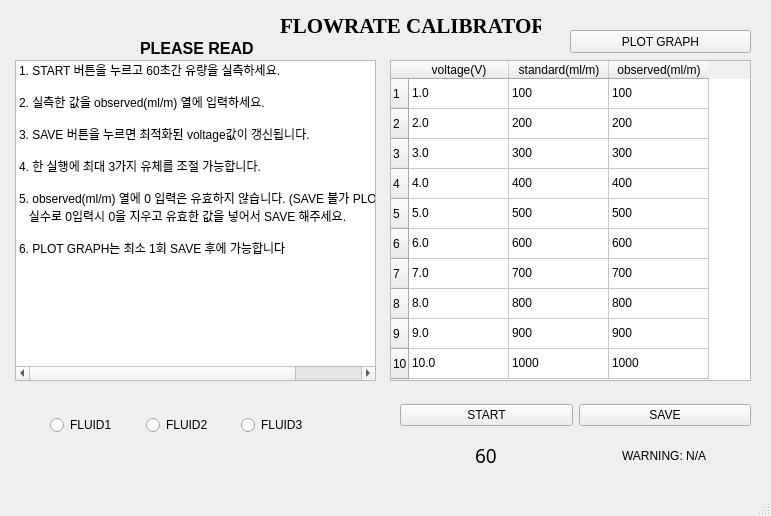
<?xml version="1.0" encoding="UTF-8"?>
<ui version="4.0">
 <class>MainWindow</class>
 <widget class="QMainWindow" name="MainWindow">
  <property name="geometry">
   <rect>
    <x>0</x>
    <y>0</y>
    <width>771</width>
    <height>516</height>
   </rect>
  </property>
  <property name="windowTitle">
   <string>MainWindow</string>
  </property>
  <widget class="QWidget" name="centralwidget">
   <widget class="QTableWidget" name="LUT">
    <property name="geometry">
     <rect>
      <x>390</x>
      <y>60</y>
      <width>361</width>
      <height>321</height>
     </rect>
    </property>
    <row>
     <property name="text">
      <string>1</string>
     </property>
    </row>
    <row>
     <property name="text">
      <string>2</string>
     </property>
    </row>
    <row>
     <property name="text">
      <string>3</string>
     </property>
    </row>
    <row>
     <property name="text">
      <string>4</string>
     </property>
    </row>
    <row>
     <property name="text">
      <string>5</string>
     </property>
    </row>
    <row>
     <property name="text">
      <string>6</string>
     </property>
    </row>
    <row>
     <property name="text">
      <string>7</string>
     </property>
    </row>
    <row>
     <property name="text">
      <string>8</string>
     </property>
    </row>
    <row>
     <property name="text">
      <string>9</string>
     </property>
    </row>
    <row>
     <property name="text">
      <string>10</string>
     </property>
    </row>
    <column>
     <property name="text">
      <string>voltage(V)</string>
     </property>
     <property name="textAlignment">
      <set>AlignCenter</set>
     </property>
    </column>
    <column>
     <property name="text">
      <string>standard(ml/m)</string>
     </property>
     <property name="textAlignment">
      <set>AlignCenter</set>
     </property>
    </column>
    <column>
     <property name="text">
      <string>observed(ml/m)</string>
     </property>
     <property name="textAlignment">
      <set>AlignCenter</set>
     </property>
    </column>
    <item row="0" column="0">
     <property name="text">
      <string>1.0</string>
     </property>
     <property name="textAlignment">
      <set>AlignLeading|AlignVCenter</set>
     </property>
    </item>
    <item row="0" column="1">
     <property name="text">
      <string>100</string>
     </property>
    </item>
    <item row="0" column="2">
     <property name="text">
      <string>100</string>
     </property>
    </item>
    <item row="1" column="0">
     <property name="text">
      <string>2.0</string>
     </property>
     <property name="textAlignment">
      <set>AlignLeading|AlignVCenter</set>
     </property>
    </item>
    <item row="1" column="1">
     <property name="text">
      <string>200</string>
     </property>
    </item>
    <item row="1" column="2">
     <property name="text">
      <string>200</string>
     </property>
    </item>
    <item row="2" column="0">
     <property name="text">
      <string>3.0</string>
     </property>
     <property name="textAlignment">
      <set>AlignLeading|AlignVCenter</set>
     </property>
    </item>
    <item row="2" column="1">
     <property name="text">
      <string>300</string>
     </property>
    </item>
    <item row="2" column="2">
     <property name="text">
      <string>300</string>
     </property>
    </item>
    <item row="3" column="0">
     <property name="text">
      <string>4.0</string>
     </property>
     <property name="textAlignment">
      <set>AlignLeading|AlignVCenter</set>
     </property>
    </item>
    <item row="3" column="1">
     <property name="text">
      <string>400</string>
     </property>
    </item>
    <item row="3" column="2">
     <property name="text">
      <string>400</string>
     </property>
    </item>
    <item row="4" column="0">
     <property name="text">
      <string>5.0</string>
     </property>
     <property name="textAlignment">
      <set>AlignLeading|AlignVCenter</set>
     </property>
    </item>
    <item row="4" column="1">
     <property name="text">
      <string>500</string>
     </property>
    </item>
    <item row="4" column="2">
     <property name="text">
      <string>500</string>
     </property>
    </item>
    <item row="5" column="0">
     <property name="text">
      <string>6.0</string>
     </property>
     <property name="textAlignment">
      <set>AlignLeading|AlignVCenter</set>
     </property>
    </item>
    <item row="5" column="1">
     <property name="text">
      <string>600</string>
     </property>
    </item>
    <item row="5" column="2">
     <property name="text">
      <string>600</string>
     </property>
    </item>
    <item row="6" column="0">
     <property name="text">
      <string>7.0</string>
     </property>
     <property name="textAlignment">
      <set>AlignLeading|AlignVCenter</set>
     </property>
    </item>
    <item row="6" column="1">
     <property name="text">
      <string>700</string>
     </property>
    </item>
    <item row="6" column="2">
     <property name="text">
      <string>700</string>
     </property>
    </item>
    <item row="7" column="0">
     <property name="text">
      <string>8.0</string>
     </property>
     <property name="textAlignment">
      <set>AlignLeading|AlignVCenter</set>
     </property>
    </item>
    <item row="7" column="1">
     <property name="text">
      <string>800</string>
     </property>
    </item>
    <item row="7" column="2">
     <property name="text">
      <string>800</string>
     </property>
    </item>
    <item row="8" column="0">
     <property name="text">
      <string>9.0</string>
     </property>
     <property name="textAlignment">
      <set>AlignLeading|AlignVCenter</set>
     </property>
    </item>
    <item row="8" column="1">
     <property name="text">
      <string>900</string>
     </property>
    </item>
    <item row="8" column="2">
     <property name="text">
      <string>900</string>
     </property>
    </item>
    <item row="9" column="0">
     <property name="text">
      <string>10.0</string>
     </property>
     <property name="textAlignment">
      <set>AlignLeading|AlignVCenter</set>
     </property>
    </item>
    <item row="9" column="1">
     <property name="text">
      <string>1000</string>
     </property>
    </item>
    <item row="9" column="2">
     <property name="text">
      <string>1000</string>
     </property>
    </item>
   </widget>
   <widget class="QWidget" name="horizontalLayoutWidget">
    <property name="geometry">
     <rect>
      <x>400</x>
      <y>390</y>
      <width>351</width>
      <height>51</height>
     </rect>
    </property>
    <layout class="QHBoxLayout" name="horizontalLayout">
     <item>
      <widget class="QPushButton" name="startbutton">
       <property name="text">
        <string>START</string>
       </property>
      </widget>
     </item>
     <item>
      <widget class="QPushButton" name="savebutton">
       <property name="text">
        <string>SAVE</string>
       </property>
      </widget>
     </item>
    </layout>
   </widget>
   <widget class="QListWidget" name="listWidget">
    <property name="geometry">
     <rect>
      <x>15</x>
      <y>60</y>
      <width>361</width>
      <height>321</height>
     </rect>
    </property>
    <item>
     <property name="text">
      <string>1. START 버튼을 누르고 60초간 유량을 실측하세요.</string>
     </property>
    </item>
    <item>
     <property name="text">
      <string/>
     </property>
    </item>
    <item>
     <property name="text">
      <string>2. 실측한 값을 observed(ml/m) 열에 입력하세요.</string>
     </property>
    </item>
    <item>
     <property name="text">
      <string/>
     </property>
    </item>
    <item>
     <property name="text">
      <string>3. SAVE 버튼을 누르면 최적화된 voltage값이 갱신됩니다.</string>
     </property>
    </item>
    <item>
     <property name="text">
      <string/>
     </property>
    </item>
    <item>
     <property name="text">
      <string>4. 한 실행에 최대 3가지 유체를 조절 가능합니다.</string>
     </property>
    </item>
    <item>
     <property name="text">
      <string/>
     </property>
    </item>
    <item>
     <property name="text">
      <string>5. observed(ml/m) 열에 0 입력은 유효하지 않습니다. (SAVE 불가 PLOT GRAPH 불가)</string>
     </property>
    </item>
    <item>
     <property name="text">
      <string>   실수로 0입력시 0을 지우고 유효한 값을 넣어서 SAVE 해주세요.</string>
     </property>
    </item>
    <item>
     <property name="text">
      <string/>
     </property>
    </item>
    <item>
     <property name="text">
      <string>6. PLOT GRAPH는 최소 1회 SAVE 후에 가능합니다</string>
     </property>
    </item>
    <item>
     <property name="text">
      <string/>
     </property>
    </item>
    <item>
     <property name="text">
      <string/>
     </property>
    </item>
   </widget>
   <widget class="QLabel" name="label">
    <property name="geometry">
     <rect>
      <x>280</x>
      <y>10</y>
      <width>261</width>
      <height>31</height>
     </rect>
    </property>
    <property name="font">
     <font>
      <family>Times New Roman</family>
      <pointsize>16</pointsize>
      <weight>75</weight>
      <bold>true</bold>
     </font>
    </property>
    <property name="text">
     <string>FLOWRATE CALIBRATOR</string>
    </property>
   </widget>
   <widget class="QWidget" name="horizontalLayoutWidget_2">
    <property name="geometry">
     <rect>
      <x>50</x>
      <y>410</y>
      <width>281</width>
      <height>31</height>
     </rect>
    </property>
    <layout class="QHBoxLayout" name="horizontalLayout_2">
     <item>
      <widget class="QRadioButton" name="radioButton_1">
       <property name="text">
        <string>FLUID1</string>
       </property>
      </widget>
     </item>
     <item>
      <widget class="QRadioButton" name="radioButton_2">
       <property name="text">
        <string>FLUID2</string>
       </property>
      </widget>
     </item>
     <item>
      <widget class="QRadioButton" name="radioButton_3">
       <property name="text">
        <string>FLUID3</string>
       </property>
      </widget>
     </item>
    </layout>
   </widget>
   <widget class="QWidget" name="horizontalLayoutWidget_3">
    <property name="geometry">
     <rect>
      <x>400</x>
      <y>440</y>
      <width>351</width>
      <height>31</height>
     </rect>
    </property>
    <layout class="QHBoxLayout" name="horizontalLayout_3">
     <item alignment="Qt::AlignHCenter">
      <widget class="QLabel" name="timerlabel">
       <property name="font">
        <font>
         <family>Agency FB</family>
         <pointsize>14</pointsize>
        </font>
       </property>
       <property name="text">
        <string>60</string>
       </property>
      </widget>
     </item>
     <item alignment="Qt::AlignHCenter">
      <widget class="QLabel" name="warninglabel">
       <property name="text">
        <string>WARNING: N/A</string>
       </property>
      </widget>
     </item>
    </layout>
   </widget>
   <widget class="QPushButton" name="graphbutton">
    <property name="geometry">
     <rect>
      <x>570</x>
      <y>30</y>
      <width>181</width>
      <height>23</height>
     </rect>
    </property>
    <property name="text">
     <string>PLOT GRAPH</string>
    </property>
   </widget>
   <widget class="QLabel" name="label_2">
    <property name="geometry">
     <rect>
      <x>140</x>
      <y>40</y>
      <width>121</width>
      <height>16</height>
     </rect>
    </property>
    <property name="font">
     <font>
      <family>Leelawadee UI</family>
      <pointsize>12</pointsize>
      <weight>75</weight>
      <bold>true</bold>
     </font>
    </property>
    <property name="text">
     <string>PLEASE READ</string>
    </property>
   </widget>
  </widget>
  <widget class="QStatusBar" name="statusbar"/>
 </widget>
 <resources/>
 <connections>
  <connection>
   <sender>savebutton</sender>
   <signal>clicked()</signal>
   <receiver>MainWindow</receiver>
   <slot>save()</slot>
   <hints>
    <hint type="sourcelabel">
     <x>666</x>
     <y>415</y>
    </hint>
    <hint type="destinationlabel">
     <x>676</x>
     <y>515</y>
    </hint>
   </hints>
  </connection>
  <connection>
   <sender>startbutton</sender>
   <signal>clicked()</signal>
   <receiver>MainWindow</receiver>
   <slot>start()</slot>
   <hints>
    <hint type="sourcelabel">
     <x>501</x>
     <y>422</y>
    </hint>
    <hint type="destinationlabel">
     <x>676</x>
     <y>515</y>
    </hint>
   </hints>
  </connection>
  <connection>
   <sender>radioButton_1</sender>
   <signal>pressed()</signal>
   <receiver>MainWindow</receiver>
   <slot>fluid1()</slot>
   <hints>
    <hint type="sourcelabel">
     <x>67</x>
     <y>427</y>
    </hint>
    <hint type="destinationlabel">
     <x>91</x>
     <y>481</y>
    </hint>
   </hints>
  </connection>
  <connection>
   <sender>radioButton_2</sender>
   <signal>pressed()</signal>
   <receiver>MainWindow</receiver>
   <slot>fluid2()</slot>
   <hints>
    <hint type="sourcelabel">
     <x>148</x>
     <y>422</y>
    </hint>
    <hint type="destinationlabel">
     <x>157</x>
     <y>473</y>
    </hint>
   </hints>
  </connection>
  <connection>
   <sender>radioButton_3</sender>
   <signal>pressed()</signal>
   <receiver>MainWindow</receiver>
   <slot>fluid3()</slot>
   <hints>
    <hint type="sourcelabel">
     <x>262</x>
     <y>425</y>
    </hint>
    <hint type="destinationlabel">
     <x>261</x>
     <y>471</y>
    </hint>
   </hints>
  </connection>
  <connection>
   <sender>graphbutton</sender>
   <signal>clicked()</signal>
   <receiver>MainWindow</receiver>
   <slot>showgraph()</slot>
   <hints>
    <hint type="sourcelabel">
     <x>683</x>
     <y>42</y>
    </hint>
    <hint type="destinationlabel">
     <x>558</x>
     <y>26</y>
    </hint>
   </hints>
  </connection>
 </connections>
 <slots>
  <signal>signal1()</signal>
  <slot>save()</slot>
  <slot>start()</slot>
  <slot>fluid1()</slot>
  <slot>fluid2()</slot>
  <slot>fluid3()</slot>
  <slot>showgraph()</slot>
  <slot>slot2()</slot>
 </slots>
</ui>
